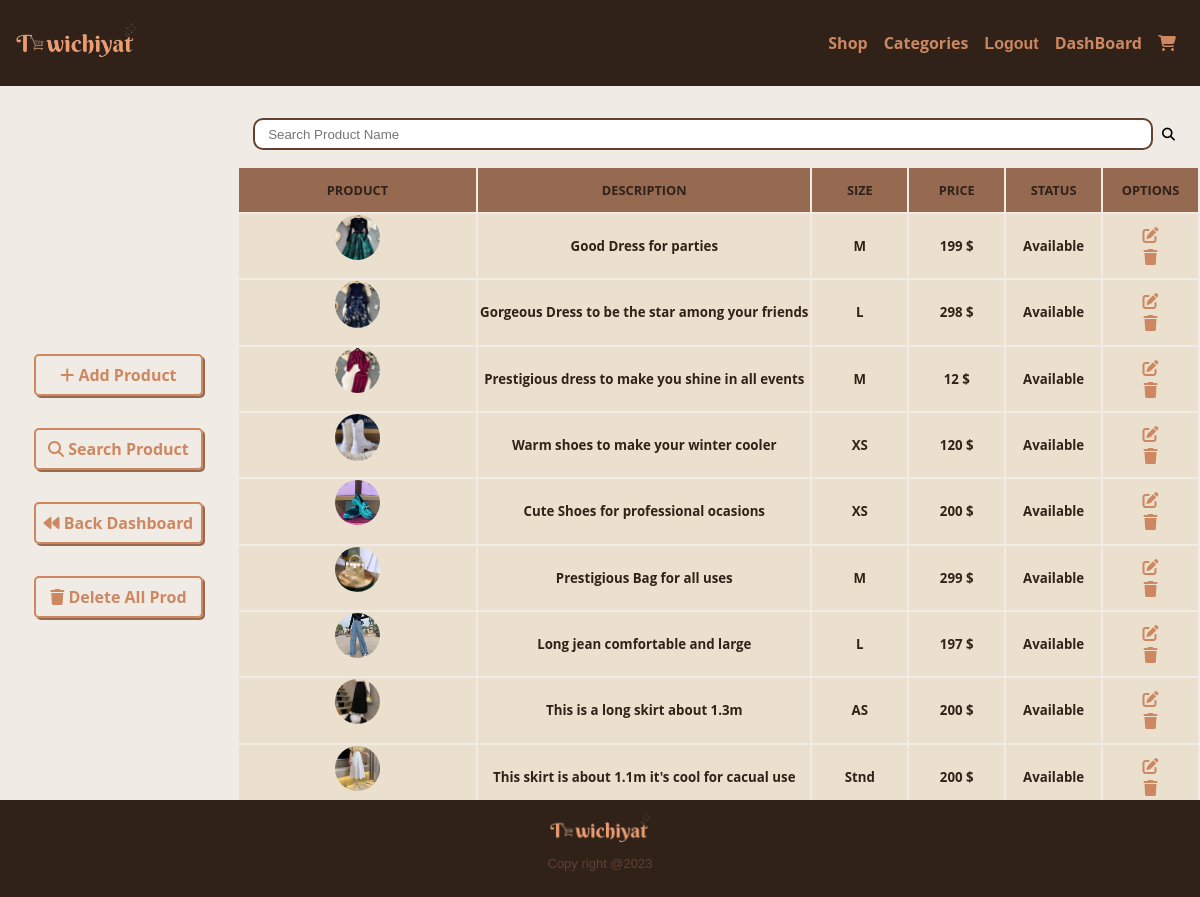
The app's page /dashboard/search_product/ (signed in), older data.
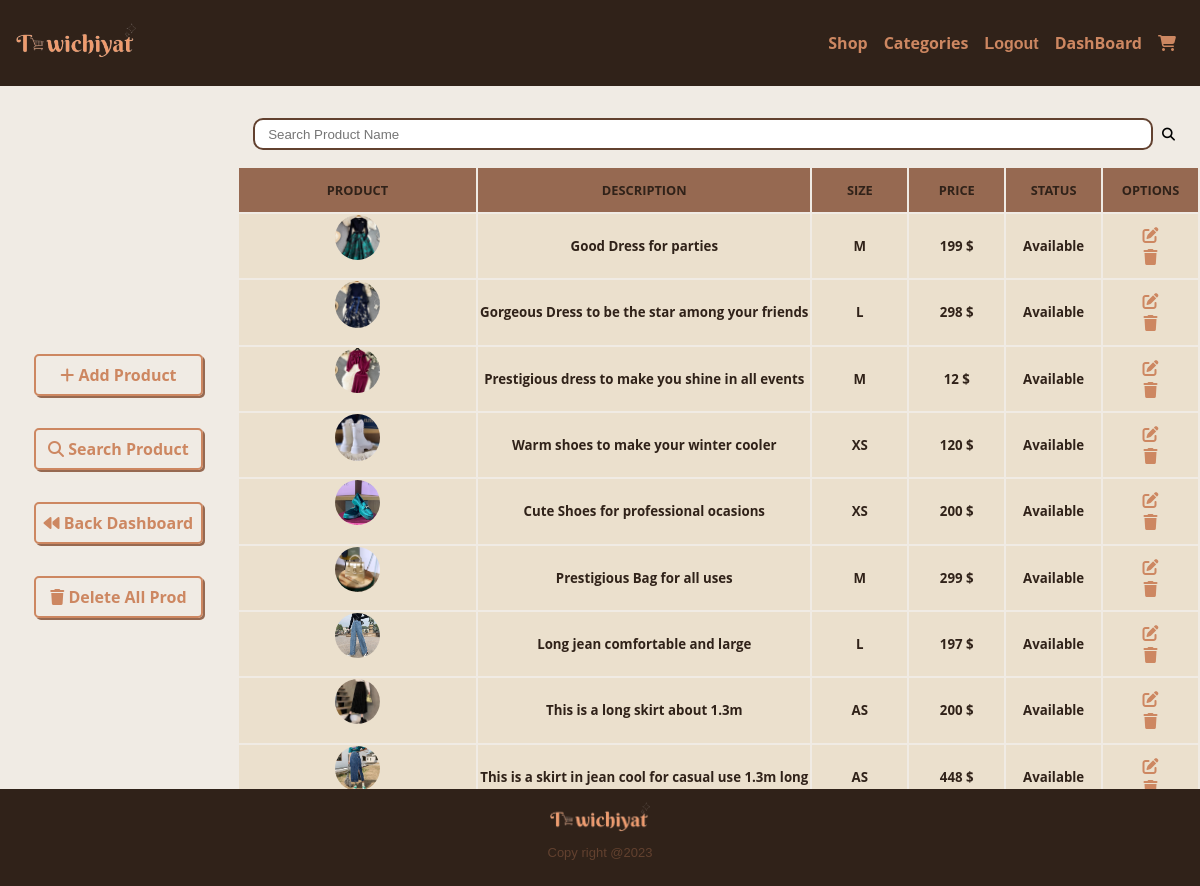
The same page, newer data.
### userP/models.py (models this page shows, shortened)
class Profile(models.Model):
    Women = 'Women'
    Men = 'Men'
    GENDER_CHOICES = (
        (Women, 'Women'),
        (Men, 'Men')
    )
    user = models.OneToOneField(User, related_name='userprofile', on_delete=models.CASCADE)
    is_vendor = models.BooleanField(default=False)
    address = models.CharField(max_length=150)
    phone_nbr = models.CharField(max_length=30)
    gender = models.CharField(max_length=50, choices=GENDER_CHOICES, default=Women)
    slugU =  models.SlugField(max_length=50,default=None)

### vendor_dashboard/models.py (models this page shows, shortened)
class Product(models.Model):
    name = models.CharField(max_length=25,default='Anonymous Product')
    type_p = models.CharField(max_length=25)
    price = models.IntegerField()
    size = models.CharField(max_length=4)
    color = models.CharField(max_length=25)
    description = models.TextField(max_length=400)
    image = models.ImageField(default='default.png', blank=True)
    date = models.DateTimeField(default=datetime.datetime.now, editable=False)
    quantity = models.IntegerField(default=1)
    author = models.ForeignKey(User , null=True, on_delete=models.CASCADE)
    status = models.CharField(max_length=14 , default="Available")

### vendor_dashboard/views.py (the view)
@login_required(login_url="/userP/login")
def search_product(request) :
    if request.method =='POST':
       searched = request.POST['search']
       product_search = Product.objects.filter(
        Q(type_p__icontains=searched) | Q(name__icontains=searched) | Q(color__icontains=searched) ,
        author=request.user
       )
       return render(request , 'vendor_dashboard/search_product.html',{'product_search' :product_search})
    else :
     products = Product.objects.filter(author=request.user)
    return   render(request , 'vendor_dashboard/search_product.html' , {'products':products} )

### Store/context_processors.py (called while the page is built)
def collectionslist(request):
    return {'collectionslist':Collection.objects.filter()}

### Store/models.py (called while the page is built)
    def __str__(self):
        return self.name

### userP/context_processors.py (called while the page is built)
def profiles(request):
    return {'profiles':Profile.objects.all()}

### vendor_dashboard/templates/vendor_dashboard/search_product.html (shortened to what the changed rows need)
{% extends 'base_layout.html' %}
{% load static %}
{% block content %}
<div class="dashboard-container">
  <div class="board">
            <table width="100%">
               <thead>
                  <tr>
                      <td>Product</td>
                      <td>Description</td>
                      <td>Size</td>
                      <td>Price</td>
                      <td>Status</td>
                      <td>Options</td>
                  </tr>
               </thead>
               <tbody>
                {%  if  product_search %}
                        {% for product in product_search %}
                        <tr class="tr_product">
                          <td style="display: none;" >
                            <p class="product-id" >{{ product.id }}</p>
                          </td>
                            <td class="product">
                              <img src="{{ product.image.url }}" alt="Product Image" >
                              <div class="product-inf">
                                <h5>{{ product.product_type }}</h5>
                              </div>
                            </td>
                            <td class="description" style="width: 35%;">
                              <h5>{{ product.description}}</h5>
                          </td>
                            <td class="size" style="width: 10%;">
                                <h5>{{ product.size}}</h5>
                            </td>
                            <td class="price" style="width: 10%;">
                                  <h5>{{ product.price }} $</h5>
                            </td>
                            <td class="status" style="width: 10%;">
                                <h5>{{ product.status }}</h5>
                            </td>
                            <td class="options" style="width: 10%;">
                                <a href="{% url 'vendor_dashboard:update_product' product_id=product.id %}"><i class="fa-solid fa-pen-to-square" style="color: #CD8761;"></i></a>
                                <a href="#" name="Delete_Oneproduct"><i class="fa-solid fa-trash" style="color: #CD8761;"></i></a>
                            </td>
                        </tr>
                      {% endfor %}
                {% else  %}
                          {% for productt in products %}
                            <tr class="tr_product">
                                <td class="product">
                                  <img src="{{ productt.image.url }}" alt="Product Image" >
                                </td>
                                <td class="description" style="width: 35%;">
                                  <h5>{{ productt.description}}</h5>
                              </td>
                                <td class="size" style="width: 10%;">
                                    <h5>{{ productt.size}}</h5>
                                </td>
                                <td class="price" style="width: 10%;">
                                      <h5>{{ productt.price }} $</h5>
                                </td>
                                <td class="status" style="width: 10%;">
                                    <h5>{{ productt.status }}</h5>
                                </td>
                                <td class="options" style="width: 10%;">
                                    <a href="{% url 'vendor_dashboard:update_product' product_id=productt.id %}"><i class="fa-solid fa-pen-to-square" style="color: #CD8761;"></i></a>
                                    <a href="#" name="Delete_Oneproduct"><i class="fa-solid fa-trash" style="color: #CD8761;"></i></a>
                                </td>
                            </tr>
                          {% endfor %}
                {% endif %}
               </tbody>
            </table>
  </div>
</div>
{% endblock %}

### templates/base_layout.html (shortened to what this page needs)
{% load static%}
<!DOCTYPE html>
<html lang="en">
<head>
    <link rel="stylesheet" href="{% static 'styles.css'%}">
</head>
<body>
    <header class="header">
        <div class="logo-container">
          <a href="{% url 'home'%}"> <img src="{% static 'logo.png' %}" alt="logoImg"></a>
        </div>
        <nav class="nav-bar">
            <ul>
                <li class="nav-elt"><a href="{% url 'Store:shopnow' %}"><span class="hidden"> </span><span class="text-hidden">Shop</span></a></li>
                <li class="nav-elt" id="categoriesnav">
                    <a href="#"><span class="hidden"></span><span class="text-hidden">Categories</span></a>
                </li>
                {% if user.is_authenticated %}
                    <form action="{% url 'userP:logout' %}" class="logout-link" method="POST">
                        <button type="submit" class="nav-elt"><span class="hidden"></span><span class="text-hidden">Logout</span></button>
                    </form>
                    {% for p in profiles %}
                         {% if p.user == user %}
                            {% if p.is_vendor %}
                                <li class="nav-elt"><a href="{% url 'vendor_dashboard:dashboard'%}"><span class="hidden"></span><span class="text-hidden">DashBoard</span></a></li>
                            {% else %}
                                <li class="nav-elt"><a href=""><span class="hidden"><i class="fa-sharp fa-regular fa-heart" style="color: #CD8761;"></i></span><span class="text-hidden">WatchList</span></a></li>
                            {% endif %}
                        {% endif %}
                    {% endfor %}
                {% else %}
                   <li class="nav-elt"><a href="{% url 'userP:login'%}"><span class="hidden"><i class="fa-solid fa-user" style="color: #CD8761;"></i></span><span class="text-hidden">LogIn</span></a></li>
                {% endif %}
                <li class="nav-elt rounded-cart" ><a href="#"><span><i class="fa-solid fa-cart-shopping" style="color: #CD8761;"></i></span></a></li>
            </ul>
        </nav>
    </header>
    {% block content%}
    {% endblock%}
    <footer class="footer footer-absolute">
        <img src="{% static 'logo.png' %}" alt="" width="100px">
        <p class="copy-right">Copy right @2023</p>
    </footer>
</body>
</html>

Row changes from the older to the newer data that the page shows:
removed Product: image (picture), description "This skirt is about 1.1m it's cool for cacual use", size "Stnd", price "200", status "Available"
now on this page (row unchanged): Product: image (picture), description "This is a skirt in jean cool for casual use 1.3m long", size "AS", price "448", status "Available"
